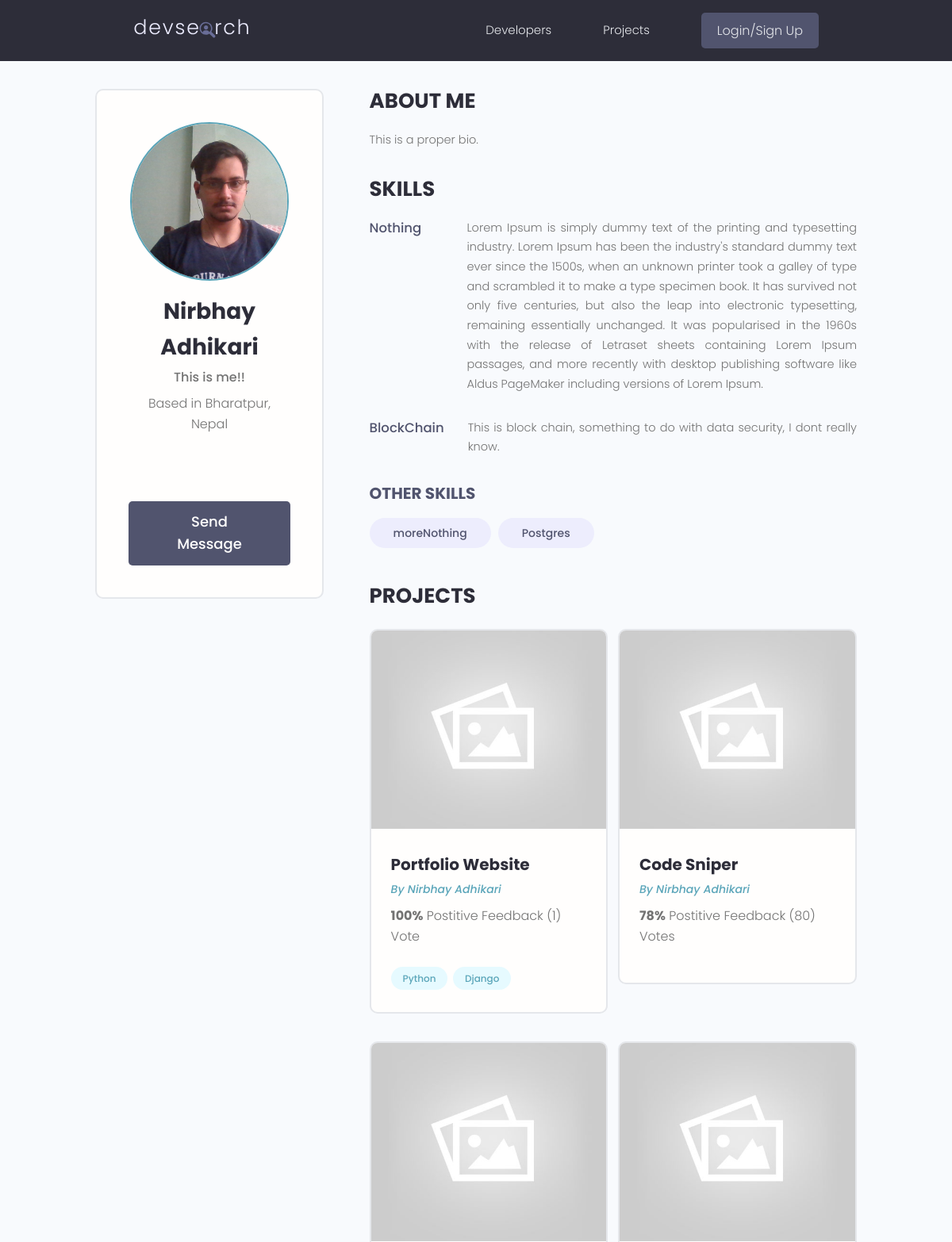
The page /profile/bb6f8eaf-ef13-4687-9ad5-2c9cd98201c4/ (upper part) on the database as committed earlier.
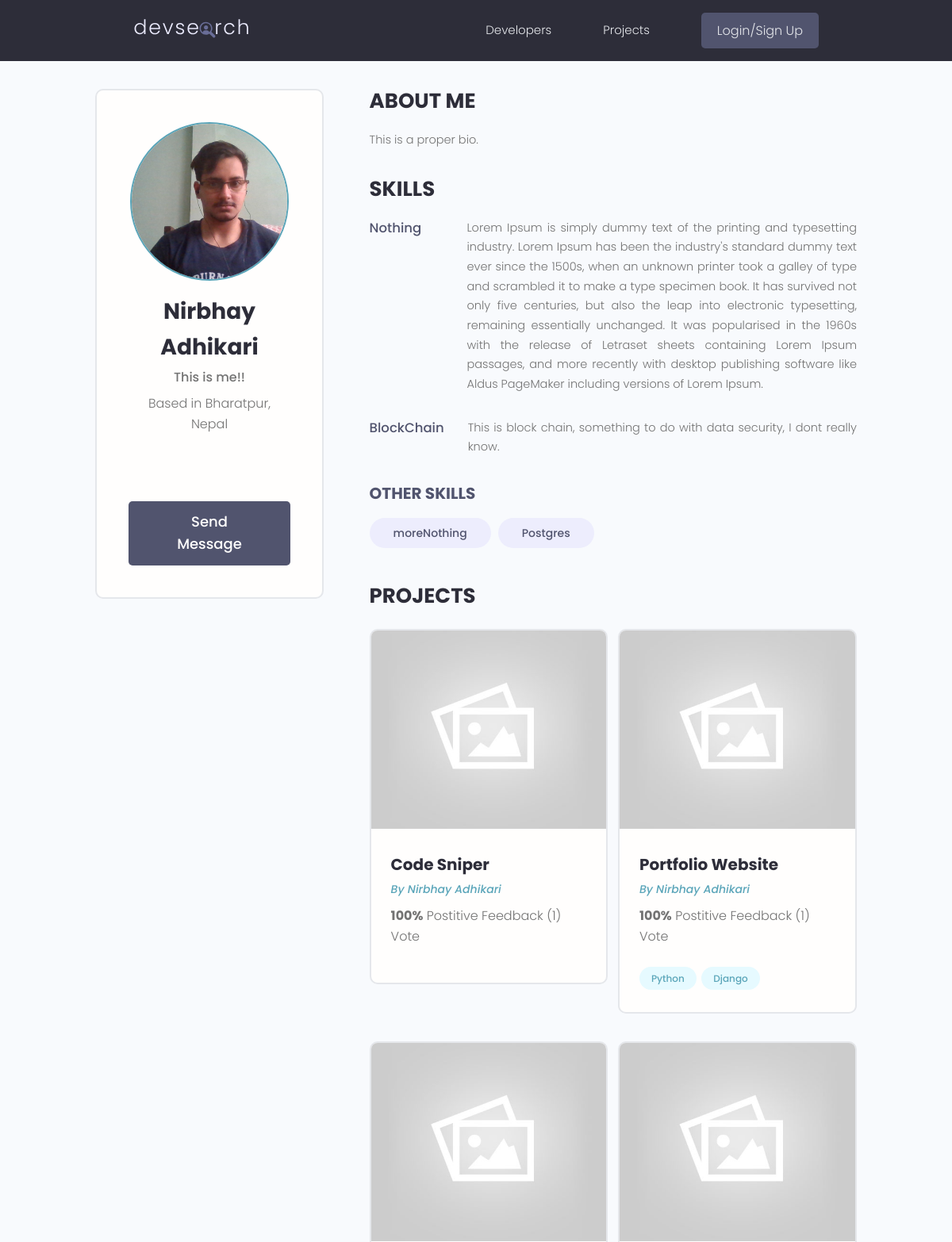
The same page on the database as committed later.
### users/models.py (models this page shows, shortened)
class Skill(models.Model):
    owner= models.ForeignKey(Profile, on_delete=models.CASCADE, null=True)
    name= models.CharField(max_length=200, blank=True, null=True)
    description= models.TextField(null=True, blank=True)
    created= models.DateTimeField(auto_now_add=True)
    id= models.UUIDField(default=uuid.uuid4, unique=True, primary_key=True, editable=False)
    def __str__(self):
        return str(self.name)

class Profile(models.Model):
    user= models.OneToOneField(User, on_delete=models.CASCADE, null=True, blank=True)
    name= models.CharField(max_length=200, blank=True, null=True)
    email= models.EmailField(max_length=500, blank=True, null=True)
    username= models.CharField(max_length=200, blank=True, null=True)
    location= models.CharField(max_length=200, blank=True, null=True)
    short_intro=models.CharField(max_length=200, blank=True, null=True)
    bio=models.TextField(blank=True, null=True)
    profile_image=models.ImageField(null=True, blank=True, upload_to= 'profiles/', default='profiles/user-default.png')
    social_github= models.CharField(max_length=200, blank=True, null=True)
    social_twitter= models.CharField(max_length=200, blank=True, null=True)
    social_linkedin= models.CharField(max_length=200, blank=True, null=True)
    social_youtube= models.CharField(max_length=200, blank=True, null=True)
    social_website= models.CharField(max_length=200, blank=True, null=True)
    created= models.DateTimeField(auto_now_add=True)
    id= models.UUIDField(default=uuid.uuid4, unique=True, primary_key=True, editable=False)

### projects/models.py (models this page shows, shortened)
class Project(models.Model):
    owner= models.ForeignKey(Profile, null=True, blank=True, on_delete=models.SET_NULL )
    title= models.CharField(max_length=200)
    description= models.TextField(null=True, blank=True)
    featured_image= models.ImageField(null=True, blank=True, default='default.jpg')
    demo_link= models.CharField(max_length=2000, null=True, blank=True)
    source_link= models.CharField(max_length=2000, null=True, blank=True)
    tags=models.ManyToManyField('Tag', blank=True)
    vote_total= models.IntegerField(default=0, null=True, blank=True)
    vote_ratio=models.IntegerField(default=0, null=True, blank=True)
    created= models.DateTimeField(auto_now_add=True)
    id= models.UUIDField(default=uuid.uuid4, unique=True, primary_key=True, editable=False)
    class Meta:
        ordering = ['-vote_ratio', 'vote_total', 'title']

class Tag(models.Model):
    name= models.CharField(max_length=200)
    created= models.DateTimeField(auto_now_add=True)
    id= models.UUIDField(default=uuid.uuid4, unique=True,
                        primary_key=True, editable=False)
    def __str__(self):
        return self.name

### users/views.py (the view)
# urls.py: path('profile/<str:pk>/', views.userProfile, name='user-profile'),
def userProfile(request, pk):
    profile= Profile.objects.get(id=pk)
    topSkills= profile.skill_set.exclude(description__exact='')
    otherSkills= profile.skill_set.filter(description='')
    context={'profile':profile,'topSkills':topSkills, 'otherSkills':otherSkills}
    return render(request, 'users/user-profile.html', context)

### users/templates/users/user-profile.html (shortened to what this page needs)
{% extends 'main.html' %}
{% block content %}
<main class="profile my-md">
    <div class="container">
      <div class="layout">
        <div class="column column--1of3">
          <div class="card text-center">
            <div class="card__body dev">
              <img class="avatar avatar--xl" src="{{profile.profile_image.url}}" />
              <h2 class="dev__name">{{profile.name}}</h2>
              <p class="dev__title">{{profile.short_intro}}</p>
              <p class="dev__location">Based in {{profile.location}}</p>
              <ul class="dev__social">
              </ul>
    {% if request.user.profile.id != profile.id %}
              <a href="{% url 'create-message' profile.id %}" class="btn btn--sub btn--lg">Send Message </a>
{% endif %}
            </div>
          </div>
        </div>
        <div class="column column--2of3">
          <div class="devInfo">
            <h3 class="devInfo__title">About Me</h3>
            <p class="devInfo__about">
{{profile.bio}} </p>
          </div>
          <div class="devInfo">
            <h3 class="devInfo__title">Skills</h3>
            <div class="devInfo__skills">
                {% for skill in topSkills %}
              <div class="devSkill">
                <h4 class="devSkill__title">{{skill.name}}</h4>
                <p class="devSkill__info">
{{skill.description}}
                </p>
              </div>
{% endfor %}
              <h3 class="devInfo__subtitle">Other Skills</h3>
              <div class="devInfo__otherSkills">
                 {% for skill in otherSkills %}
                <span class="tag tag--pill tag--sub tag--lg">
                  <small>{{skill}}</small>
                </span>
{% endfor %}
              </div>
            </div>
          </div>
          <div class="devInfo">
            <h3 class="devInfo__title">Projects</h3>
            <div class="grid grid--two">
{% for project in profile.project_set.all %}
              <div class="column">
                <div class="card project">
                  <a href="{% url 'project' project.id %}" class="project">
                    <img class="project__thumbnail" src="{{project.featured_image.url}}" alt="project thumbnail" />
                    <div class="card__body">
                      <h3 class="project__title">{{project.title}}</h3>
                      <p><a class="project__author" href="{% url 'user-profile' project.owner.id %}">By {{project.owner.name}}</a></p>
                      <p class="project--rating">
                        <span style="font-weight: bold;">{{project.vote_ratio}}%</span> Postitive
                        Feedback ({{project.vote_total}}) Vote{{project.vote_total|pluralize:'s'}}
                      </p>
                      <div class="project__tags">
{% for tag in project.tags.all %}
                        <span class="tag tag--pill tag--main">
                          <small>{{tag}}</small>
                        </span>
{% endfor %}
                      </div>
                    </div>
                  </a>
                </div>
              </div>
{% endfor %}
            </div>
          </div>
        </div>
      </div>
    </div>
  </main>{% endblock content %}

Rows that differ between the two databases and show on the page:
changed Project "Code Sniper": vote_ratio "78" → "100"; vote_total "80" → "1"; moves up the list
